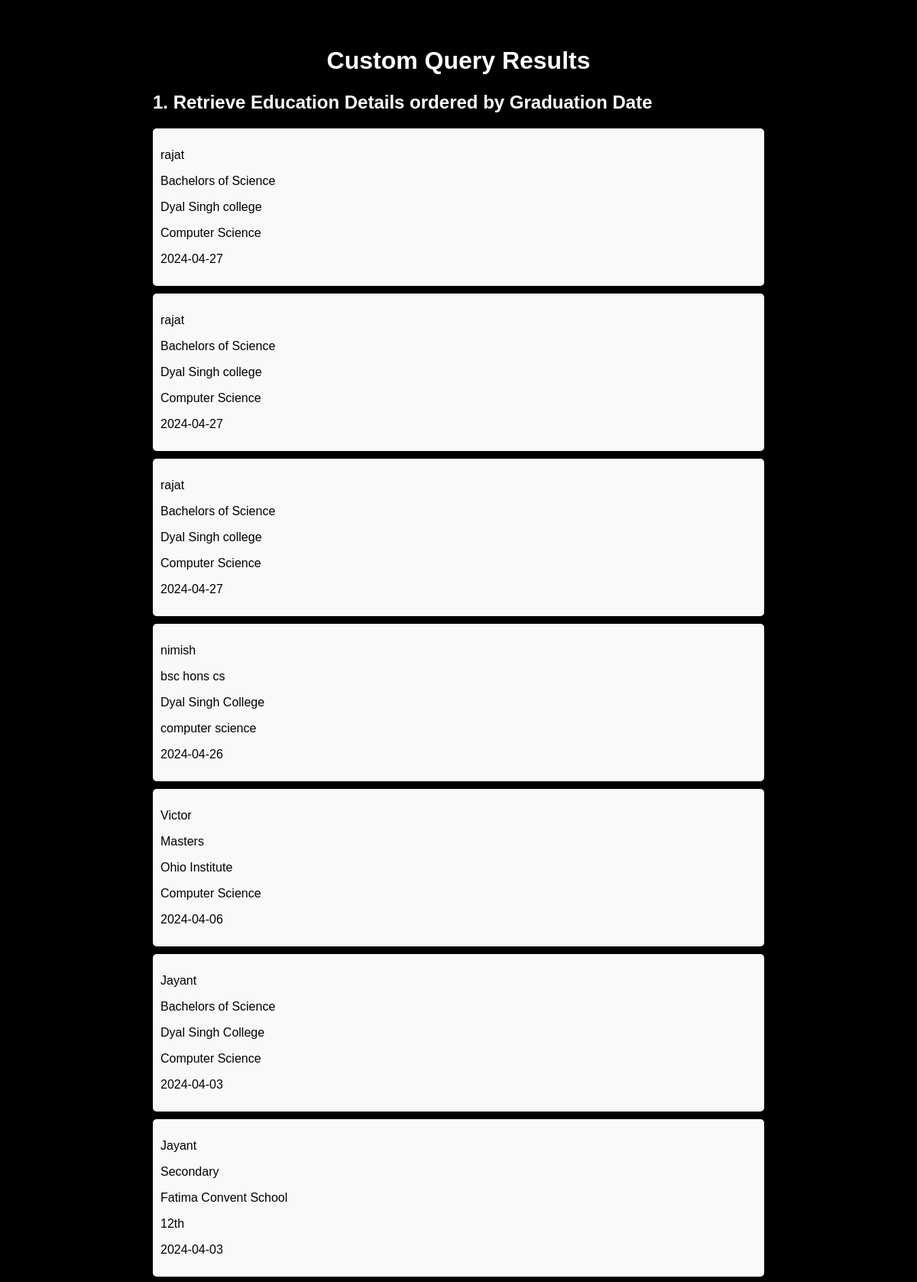
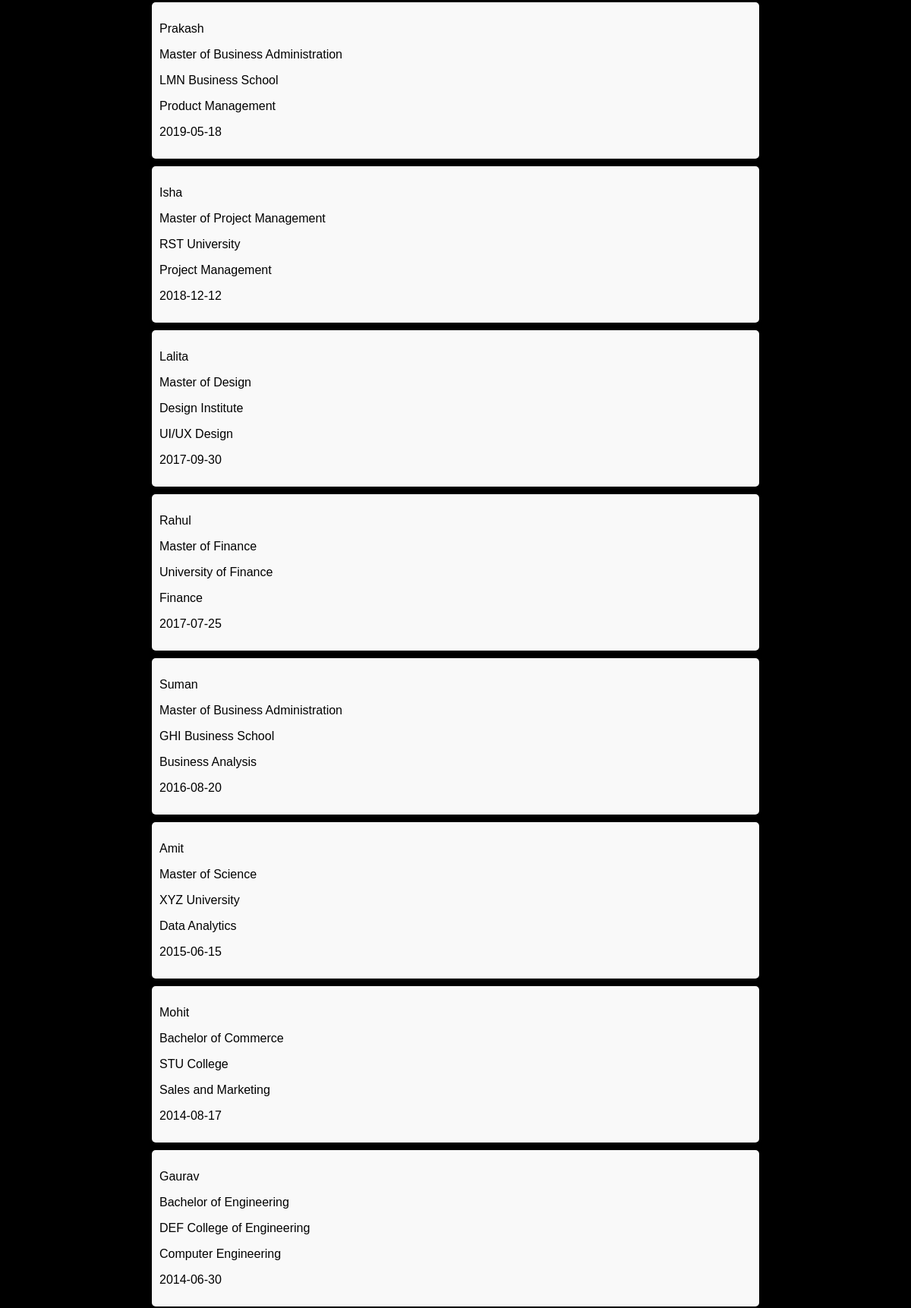
The app's page /custom (upper part) with its own data (2 pictures, top to bottom).
### app.py (models this page shows)
class User(db.Model):
    Userid = db.Column(db.Integer, primary_key=True)
    username = db.Column(db.String(100), nullable=False)
    email = db.Column(db.String(100), nullable=False, unique=True)
    password = db.Column(db.String(128), nullable=False)

class Education(db.Model):
    Edu_ID = db.Column(db.Integer, primary_key=True)
    CV_ID = db.Column(db.Integer, db.ForeignKey("cv.CV_ID"), nullable=False)
    Userid = db.Column(db.Integer, db.ForeignKey("user.Userid"), nullable=False)
    Degree = db.Column(db.String(255), nullable=False)
    School = db.Column(db.String(255), nullable=False)
    FieldofStudy = db.Column(db.String(255), nullable=False)
    Grad_date = db.Column(db.Date, nullable=True)

### app.py (the view)
@app.route("/custom")
def custom_query():
    answers = []
    connection = sqlite3.connect("./instance/cvbuilder.db")
    cursor = connection.cursor()
    for index, query in enumerate(queries):
        cursor.execute(query)
        resRows = cursor.fetchall()
        answers.append((query_names[index], resRows))
    connection.close()
    return render_template("custom.html", data=answers)

### templates/custom.html (shortened to what this page needs)
<!DOCTYPE html>
<html lang="en">
<head>
</head>
<body>
    <div class="container">
        <h1>Custom Query Results</h1>
        {% for query, result in data %}
        <div class="query">
            <h2>{{ query }}</h2>
            <div class="results">
                {% if result %}
                {% for row in result %}
                <div class="result">
                    {% for item in row %}
                    <p>{{ item }}</p>
                    {% endfor %}
                </div>
                {% endfor %}
                {% else %}
                <p id="r">No results found</p>
                {% endif %}
            </div>
        </div>
        {% endfor %}
    </div>
</body>
</html>

### templates/custom.html (style rules this page uses)
body { font-family: Arial, sans-serif; margin: 0; padding: 0; background-color: black; }
.container { max-width: 800px; margin: 20px auto; padding: 20px; background-color:transparent; border-radius: 5px; box-shadow: 0 0 10px rgba(0, 0, 0, 0.1); }
h1 { text-align: center; color: white; }
.query { margin-bottom: 20px; }
.query h2 { color:white; }
.results { margin-top: 20px; }
.result { background-color: #f9f9f9; padding: 10px; border-radius: 5px; margin-bottom: 10px; }

### records on screen
Education: Degree "Bachelors of Science", School "Dyal Singh college", FieldofStudy "Computer Science", Grad_date "2024-04-27"
User: username "rajat"
Education: Degree "Bachelors of Science", School "Dyal Singh college", FieldofStudy "Computer Science", Grad_date "2024-04-27"
Education: Degree "Bachelors of Science", School "Dyal Singh college", FieldofStudy "Computer Science", Grad_date "2024-04-27"
Education: Degree "bsc hons cs", School "Dyal Singh College", FieldofStudy "computer science", Grad_date "2024-04-26"
User: username "nimish"
Education: Degree "Masters", School "Ohio Institute", FieldofStudy "Computer Science", Grad_date "2024-04-06"
User: username "Victor"
Education: Degree "Bachelors of Science", School "Dyal Singh College", FieldofStudy "Computer Science", Grad_date "2024-04-03"
User: username "Jayant"
Education: Degree "Secondary", School "Fatima Convent School", FieldofStudy "12th", Grad_date "2024-04-03"
Education: Degree "Master of Business Administration", School "LMN Business School", FieldofStudy "Product Management", Grad_date "2019-05-18"
User: username "Prakash"
Education: Degree "Master of Project Management", School "RST University", FieldofStudy "Project Management", Grad_date "2018-12-12"
User: username "Isha"
Education: Degree "Master of Design", School "Design Institute", FieldofStudy "UI/UX Design", Grad_date "2017-09-30"
User: username "Lalita"
Education: Degree "Master of Finance", School "University of Finance", FieldofStudy "Finance", Grad_date "2017-07-25"
User: username "Rahul"
Education: Degree "Master of Business Administration", School "GHI Business School", FieldofStudy "Business Analysis", Grad_date "2016-08-20"
User: username "Suman"
Education: Degree "Master of Science", School "XYZ University", FieldofStudy "Data Analytics", Grad_date "2015-06-15"
User: username "Amit"
Education: Degree "Bachelor of Commerce", School "STU College", FieldofStudy "Sales and Marketing", Grad_date "2014-08-17"
User: username "Mohit"
Education: Degree "Bachelor of Engineering", School "DEF College of Engineering", FieldofStudy "Computer Engineering", Grad_date "2014-06-30"
User: username "Gaurav"

### other values on screen
{{ query }} "1. Retrieve Education Details ordered by Graduation Date"
